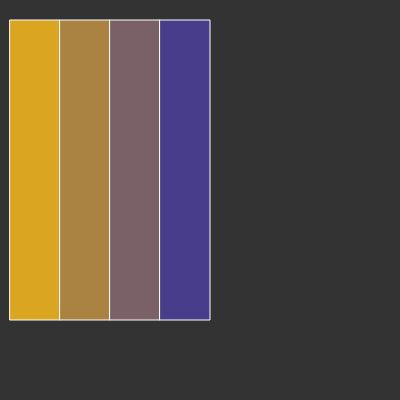
Frame 1 (no input)
Frame 60 (no input): identical to frame 1, image omitted
Frame 120 (the mouse pressed at the canvas centre since frame 60): identical to frame 1, image omitted

The p5.js sketch that drew this single still picture (run headless with seeded random() and noise() and a simulated clock; from frame 60 on, the mouse is pressed at the canvas centre):

// p5.js sketch
// ── sketch.js
function setup() {
  createCanvas(400, 400);
}

function draw() {
  background(51);
  colorMode();
  stroke(255);
  let from = color(218, 165, 32);
  let to = color(72, 61, 139);
  colorMode(RGB);
  let interA = lerpColor(from, to, 0.33);
  let interB = lerpColor(from, to , 0.66);
  fill(from);
  rect(10, 20, 50, 300);
  fill(interA);
  rect(60, 20, 50, 300);
  fill(interB);
  rect(110, 20, 50, 300);
  fill(to);
  rect(160, 20, 50, 300);
}
